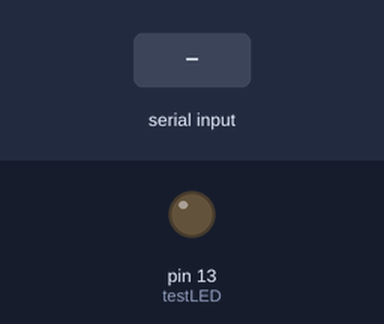
A sketch run on a simulated Arduino Leonardo, built with avr-gcc and run on an emulated ATmega32U4. Parts: output pins drawn as LEDs (lit = HIGH). The inputs (shaded band) are chosen by the test bench.

Above: at 1.2 s.
1.3 s: "90,45\n" received over Serial
At 2.1 s:
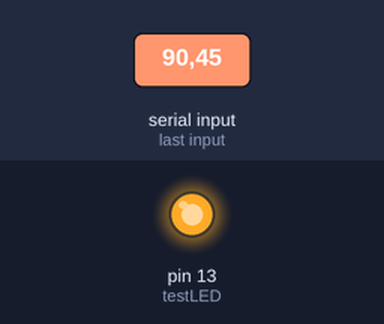
Timing chart, 0 to 4.3 s (numbered marks = the images above; inputs shaded):
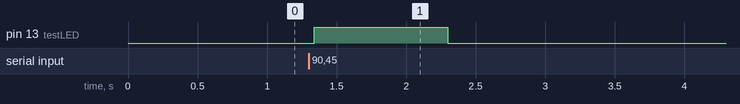

Measured:
- after the input at 1.3 s, pin 13 (testLED): LOW → HIGH at once, → LOW 0.96 s later

The sketch:

xbee_in_physical_out.ino
```cpp
/*

  (Serial) XBee IN » Physical OUT

  Wireless multi-node machine inspired by "Rube Goldberg Machine"
  Project for ITP Class Understanding Networks by Tom Igoe

  Arduino waiting for a specific serial message input.

  Then, a toy car swithed motor is triggered to start motion.
  Digital out form the Arduino is connected to the base of a NPN transistor
  through a 220Ω resistor. Emitter connected to ground, and Collector to one of the toys switch leads. The
  other lead from the toy, to ground.

  Code on https://github.com/sergiomajluf/Goldberg-machine
  Game Instructions on http://itp.nyu.edu/physcomp/Labs/XBeeTelephoneGame

  Sergio Majluf and Donna Miller
  Understanding Networks, by Tom Igoe
  November 2013

*/


int myGroupNumber = 6;
int toyTrigger = 8;
int testLED = 13;

void setup() {
  // initialize serial communiation:
  Serial.begin(9600);
  while (!Serial) {
    ; // wait for serial port to connect. Needed for Leonardo & Micro
  }
  pinMode(testLED, OUTPUT);
  pinMode(toyTrigger, OUTPUT);
}

void loop() {
  int serialValue = 0;
  // listen for Serial input. This line
  // expects an ASCII-encoded numeric string:
  if (Serial.available() > 0) {
    digitalWrite(testLED, HIGH);

    serialValue = Serial.parseInt();
    //Serial.print("received ");
    //Serial.println(serialValue);
    digitalWrite(testLED, LOW);
  }

  // check to see if serial value is my group number:
  if (serialValue == myGroupNumber ) {
    // message was my group number
    // so generate physical output:
    //Serial.println("SUCCESS");
    digitalWrite(testLED, HIGH);
    digitalWrite(toyTrigger, HIGH);
    Serial.println(myGroupNumber+1);
    delay(2000);
    digitalWrite(testLED, LOW);
    digitalWrite(toyTrigger, LOW);
  }
  else {
    // stop physical outut:
    digitalWrite(testLED, LOW);
  }
}
```
